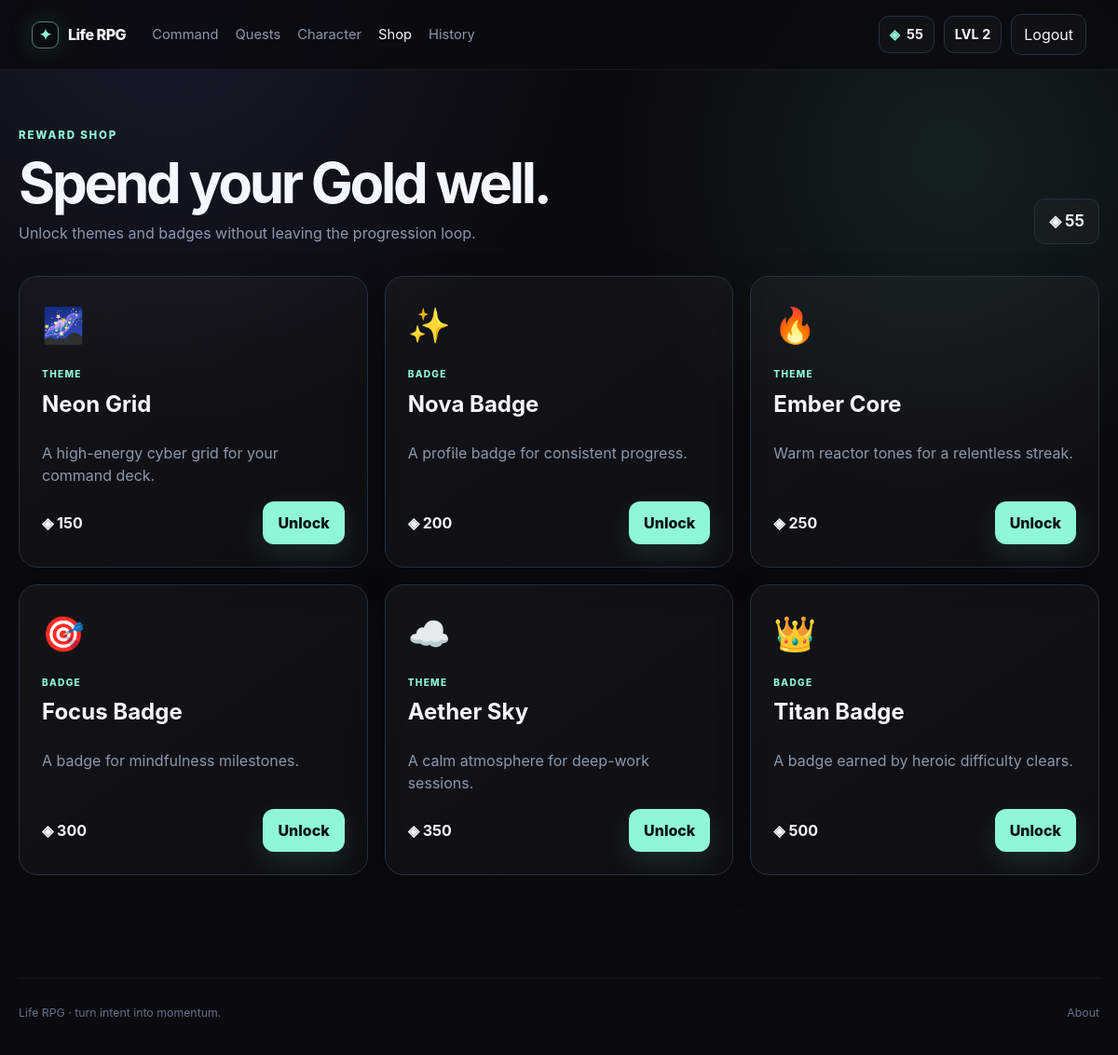
/shop (signed in), run on the app's committed database.
### app.py (models this page shows)
class Base(DeclarativeBase):
    pass

class User(Base):
    __tablename__ = "users"
    id: Mapped[int] = mapped_column(Integer, primary_key=True)
    name: Mapped[str] = mapped_column(String(80), nullable=False)
    email: Mapped[str] = mapped_column(String(255), unique=True, nullable=False, index=True)
    password_hash: Mapped[str] = mapped_column(String(255), nullable=False)
    xp: Mapped[int] = mapped_column(Integer, default=0, nullable=False)
    level: Mapped[int] = mapped_column(Integer, default=1, nullable=False)
    gold: Mapped[int] = mapped_column(Integer, default=0, nullable=False)
    streak: Mapped[int] = mapped_column(Integer, default=0, nullable=False)
    last_activity: Mapped[date | None] = mapped_column(nullable=True)
    created_at: Mapped[datetime] = mapped_column(DateTime(timezone=True), default=lambda: datetime.now(timezone.utc), nullable=False)
    theme: Mapped[str] = mapped_column(String(32), default="default", nullable=False)
    attributes: Mapped["Attributes"] = relationship(back_populates="user", cascade="all, delete-orphan", uselist=False)
    quests: Mapped[list["Quest"]] = relationship(back_populates="user", cascade="all, delete-orphan")
    activities: Mapped[list["ActivityLog"]] = relationship(back_populates="user", cascade="all, delete-orphan")
    inventory: Mapped[list["Inventory"]] = relationship(back_populates="user", cascade="all, delete-orphan")

class ShopItem(Base):
    __tablename__ = "shop_items"
    id: Mapped[int] = mapped_column(Integer, primary_key=True)
    item_key: Mapped[str] = mapped_column(String(32), unique=True, nullable=False)
    name: Mapped[str] = mapped_column(String(80), nullable=False)
    description: Mapped[str] = mapped_column(String(250), nullable=False)
    item_type: Mapped[str] = mapped_column(String(20), nullable=False)
    price: Mapped[int] = mapped_column(Integer, nullable=False)
    icon: Mapped[str] = mapped_column(String(8), nullable=False)

### app.py (the view)
@app.route("/shop")
@login_required
def shop():
    items = db().scalars(select(ShopItem).order_by(ShopItem.price)).all()
    owned_ids = set(db().scalars(select(Inventory.item_id).where(Inventory.user_id == g.user.id)).all())
    return render_template("shop.html", items=items, owned_ids=owned_ids)

### app.py (called while the page is built)
def db():
    if "db" not in g:
        g.db = Session(engine)
    return g.db

def get_csrf_token():
    token = session.get("csrf_token")
    if not token:
        token = secrets.token_urlsafe(32)
        session["csrf_token"] = token
    return token

@app.context_processor
def inject_helpers():
    return {
        "csrf_token": get_csrf_token(),
        "level_threshold": level_threshold,
        "level_progress": level_progress,
        "category_map": CATEGORY_MAP,
        "difficulty_rewards": DIFFICULTY_REWARDS,
    }

@app.before_request
def load_user():
    g.user = None
    user_id = session.get("user_id")
    if user_id:
        g.user = db().get(User, user_id)
    if request.method == "POST" and request.endpoint not in {"static", "health"}:
        require_csrf()

@app.after_request
def security_headers(response):
    response.headers["X-Content-Type-Options"] = "nosniff"
    response.headers["X-Frame-Options"] = "DENY"
    response.headers["Referrer-Policy"] = "strict-origin-when-cross-origin"
    if IS_PRODUCTION:
        response.headers["Strict-Transport-Security"] = "max-age=31536000; includeSubDomains"
    return response

def login_required(view):
    @wraps(view)
    def wrapped(*args, **kwargs):
        if not g.user:
            flash("Log in to continue your adventure.", "warning")
            return redirect(url_for("login"))
        return view(*args, **kwargs)
    return wrapped

### templates/shop.html
{% extends "base.html" %}{% block title %}Shop · Life RPG{% endblock %}
{% block content %}<section class="wrap page-head"><div><div class="eyebrow">REWARD SHOP</div><h1>Spend your Gold well.</h1><p>Unlock themes and badges without leaving the progression loop.</p></div><div class="wallet large">◈ {{ g.user.gold }}</div></section><section class="wrap shop-grid">{% for item in items %}<article class="panel shop-card {% if item.id in owned_ids %}owned{% endif %}"><div class="shop-icon">{{ item.icon }}</div><div class="shop-type">{{ item.item_type|upper }}</div><h2>{{ item.name }}</h2><p>{{ item.description }}</p><div class="shop-footer"><strong>◈ {{ item.price }}</strong>{% if item.id in owned_ids %}<span class="owned-chip">OWNED</span>{% else %}<form method="post" action="{{ url_for('buy_item', item_id=item.id) }}"><input type="hidden" name="csrf_token" value="{{ csrf_token }}"><button class="primary-btn" type="submit">Unlock</button></form>{% endif %}</div></article>{% endfor %}</section>{% endblock %}

### templates/base.html (shortened to what this page needs)
<!doctype html>
<html lang="en" data-theme="{{ g.user.theme if g.user else 'default' }}">
<head>
  <link rel="stylesheet" href="{{ url_for('static', filename='style.css') }}">
</head>
<body>
<div class="app-shell">
  <header class="topbar">
    <a class="brand" href="{{ url_for('index') }}" aria-label="Life RPG home"><span class="brand-orb">✦</span><span>Life RPG</span></a>
    <nav aria-label="Primary navigation">
      {% if g.user %}
        <a href="{{ url_for('dashboard') }}">Command</a>
        <a href="{{ url_for('quests') }}">Quests</a>
        <a href="{{ url_for('character') }}">Character</a>
        <a href="{{ url_for('shop') }}">Shop</a>
        <a href="{{ url_for('history') }}">History</a>
      {% else %}
        <a href="{{ url_for('about') }}">How it works</a>
      {% endif %}
    </nav>
    <div class="top-actions">
      {% if g.user %}
        <div class="wallet" title="Gold"><span>◈</span>{{ g.user.gold }}</div>
        <div class="level-pill">LVL {{ g.user.level }}</div>
        <form method="post" action="{{ url_for('logout') }}"><input type="hidden" name="csrf_token" value="{{ csrf_token }}"><button class="ghost-btn" type="submit">Logout</button></form>
      {% else %}
        <a class="ghost-btn" href="{{ url_for('login') }}">Log in</a>
        <a class="primary-btn" href="{{ url_for('signup') }}">Start quest</a>
      {% endif %}
    </div>
  </header>
  <main id="main">
    {% block content %}{% endblock %}
  </main>
  <footer class="footer"><span>Life RPG · turn intent into momentum.</span><a href="{{ url_for('about') }}">About</a></footer>
</div>
</body>
</html>

### static/style.css (style rules this page uses)
:root { --bg:#090b10;--panel:#11151d;--panel2:#171c26;--line:#263140;--text:#f3f7ff;--muted:#8c98aa;--accent:var(--theme-accent,#8ff7d8);--accent2:#8ea7ff;--danger:#ff6579;--success:#8ff7d8;--warning:#f4c76b;--shadow:0 24px 70px rgba(0,0,0,.35) }
* { box-sizing:border-box }
html { scroll-behavior:smooth }
body { margin:0;background:radial-gradient(circle at 15% 0%,rgba(142,167,255,.11),transparent 30%),radial-gradient(circle at 85% 15%,rgba(143,247,216,.09),transparent 26%),var(--bg);color:var(--text);font-family:Inter,ui-sans-serif,system-ui,-apple-system,BlinkMacSystemFont,"Segoe UI",sans-serif;line-height:1.5 }
a { color:inherit;text-decoration:none }
button,input,textarea,select { font:inherit }
button,a { outline-offset:4px }
.app-shell { min-height:100vh }
.topbar { position:sticky;top:0;z-index:20;display:flex;align-items:center;gap:28px;padding:15px 34px;border-bottom:1px solid rgba(255,255,255,.06);background:rgba(9,11,16,.84);backdrop-filter:blur(18px) }
.brand { font-weight:800;letter-spacing:-.03em;display:flex;align-items:center;gap:10px }
.brand-orb { display:grid;place-items:center;width:29px;height:29px;border:1px solid rgba(143,247,216,.5);border-radius:9px;color:var(--accent);box-shadow:0 0 28px rgba(143,247,216,.15) }
nav { display:flex;gap:18px;flex:1 }
nav a { color:var(--muted);font-size:.92rem }
nav a:hover,nav a[aria-current=page] { color:var(--text) }
.top-actions { display:flex;align-items:center;gap:10px }
.wallet,.level-pill { display:flex;align-items:center;gap:7px;padding:8px 11px;border:1px solid var(--line);border-radius:11px;background:rgba(255,255,255,.025);font-weight:700;font-size:.9rem }
.wallet span { color:var(--accent) }
.wallet.large { font-size:1.05rem;padding:11px 15px }
.wrap { width:min(1160px,calc(100% - 40px));margin:0 auto }
.eyebrow,.label { color:var(--accent);font-weight:800;letter-spacing:.16em;font-size:.72rem }
.primary-btn,.ghost-btn,.text-link,.icon-btn,.complete-btn { cursor:pointer;border:0 }
.primary-btn { display:inline-flex;align-items:center;justify-content:center;gap:10px;padding:11px 16px;border-radius:12px;background:var(--accent);color:#07110f;font-weight:850;box-shadow:0 10px 30px rgba(143,247,216,.12);transition:.18s transform,.18s box-shadow }
.ghost-btn { display:inline-flex;align-items:center;justify-content:center;padding:9px 13px;border-radius:11px;border:1px solid var(--line);background:rgba(255,255,255,.02);color:var(--text) }
.card-top,.mock-level,.xp-meta,.attr-line,.panel-head,.quest-row,.activity-row,.shop-footer,.history-head,.history-row,.button-row { display:flex;align-items:center }
.page-head { display:flex;justify-content:space-between;gap:30px;align-items:end;padding:62px 0 34px }
.page-head h1 { font-size:clamp(2.4rem,5vw,4.6rem);line-height:1;letter-spacing:-.055em;margin:12px 0 }
.page-head p { color:var(--muted);margin:0 }
.panel { border:1px solid var(--line);border-radius:20px;background:linear-gradient(145deg,rgba(255,255,255,.035),rgba(255,255,255,.015));padding:24px;box-shadow:0 12px 40px rgba(0,0,0,.14) }
.shop-grid { display:grid;grid-template-columns:repeat(3,1fr);gap:18px;padding-bottom:80px }
.shop-card { min-height:260px;display:flex;flex-direction:column }
.shop-icon { font-size:2.3rem }
.shop-type { color:var(--accent);font-size:.63rem;font-weight:850;letter-spacing:.13em;margin-top:18px }
.shop-card h2 { margin:6px 0 }
.shop-card p { color:var(--muted);flex:1 }
.shop-footer { justify-content:space-between;gap:12px }
.footer { width:min(1160px,calc(100% - 40px));margin:30px auto 0;padding:28px 0 36px;border-top:1px solid rgba(255,255,255,.05);display:flex;justify-content:space-between;color:#647085;font-size:.77rem }

### data on the page
User: user.gold "55", user.level "2"
ShopItem: icon "🌌", item_type "THEME", name "Neon Grid", description "A high-energy cyber grid for your command deck.", price "150"
ShopItem: icon "✨", item_type "BADGE", name "Nova Badge", description "A profile badge for consistent progress.", price "200"
ShopItem: icon "🔥", item_type "THEME", name "Ember Core", description "Warm reactor tones for a relentless streak.", price "250"
ShopItem: icon "🎯", item_type "BADGE", name "Focus Badge", description "A badge for mindfulness milestones.", price "300"
ShopItem: icon "☁️", item_type "THEME", name "Aether Sky", description "A calm atmosphere for deep-work sessions.", price "350"
ShopItem: icon "👑", item_type "BADGE", name "Titan Badge", description "A badge earned by heroic difficulty clears.", price "500"
